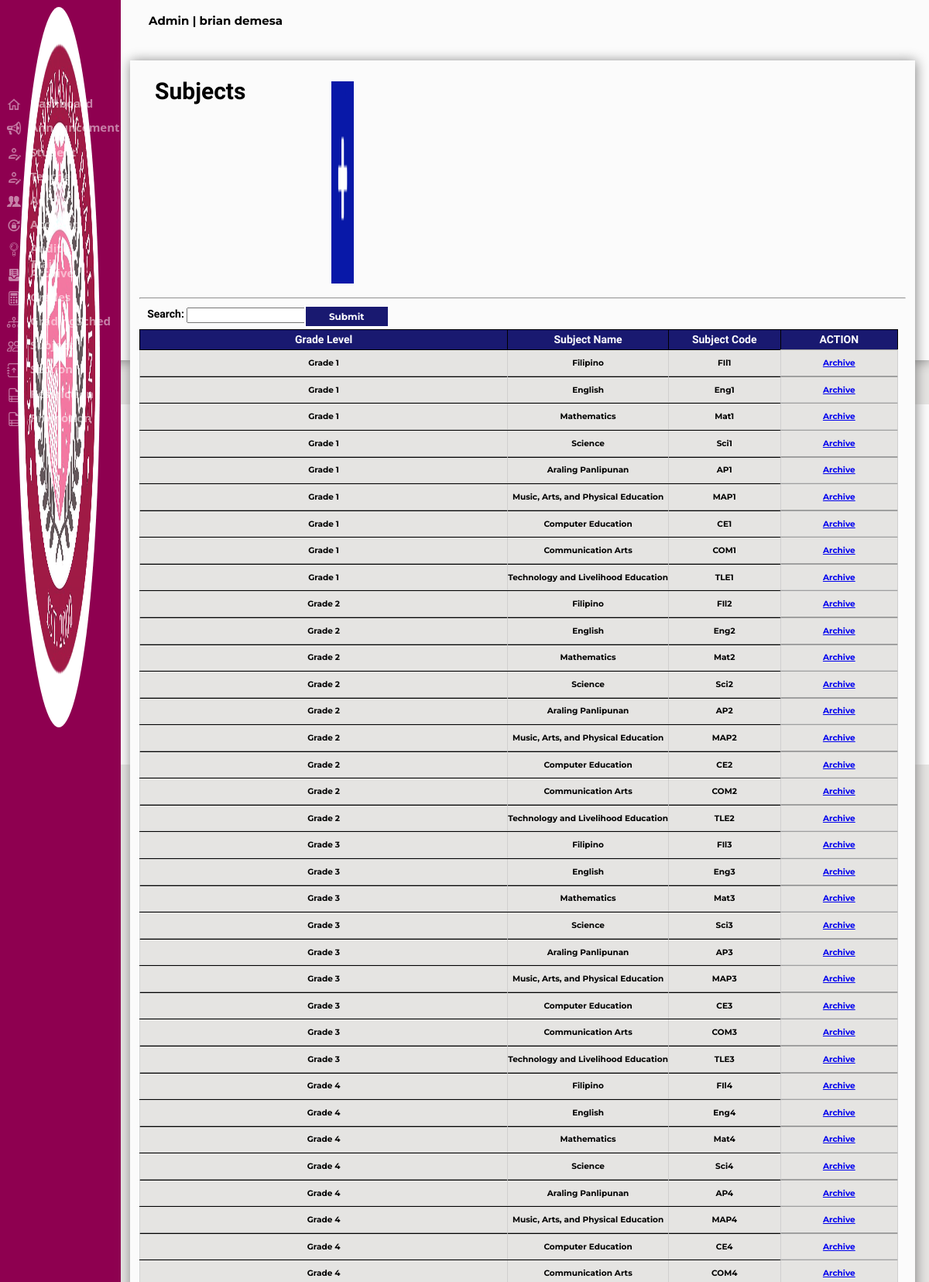
Page /Admin/subject.php (signed in, upper part) on the committed database.
### tables this page shows
CREATE TABLE `tbl_sepi_account` (
  `Acc_ID` int(11) NOT NULL AUTO_INCREMENT,
  `Admin_ID` varchar(20) NOT NULL,
  `Fname` varchar(30) NOT NULL,
  `mname` varchar(5) NOT NULL,
  `Lname` varchar(30) NOT NULL,
  `Username` varchar(30) NOT NULL,
  `EMAIL` varchar(50) NOT NULL,
  `Password` varchar(30) NOT NULL,
  `Gender` varchar(15) NOT NULL,
  `Address` varchar(50) NOT NULL,
  `Role` varchar(20) NOT NULL,
  `Hdate` date NOT NULL,
  PRIMARY KEY (`Acc_ID`)
);

CREATE TABLE `tbl_subject` (
  `ID` int(11) NOT NULL AUTO_INCREMENT,
  `Subject_code` varchar(255) NOT NULL,
  `Subject_name` varchar(255) NOT NULL,
  `Grade_level` varchar(255) NOT NULL,
  PRIMARY KEY (`ID`)
);

### Admin/subject.php (the view, shortened to what this page needs)
<?php	include "../sepi_connect.php";
if(!isset($_SESSION['loggedin']) || $_SESSION['loggedin'] !== true)
 {
	 header("refresh:0; ../Index.php");
	 exit;
 }else if(isset($_SESSION['Acc_ID']))
	{
		$userid = $_SESSION['Acc_ID'];
		$getrecord = mysqli_query($config,"SELECT * FROM tbl_sepi_account WHERE Acc_ID ='$userid'");
		while($rowedit = mysqli_fetch_assoc($getrecord))
		{
			$type = $rowedit['Role'];
			$name = $rowedit['Fname']." ".$rowedit['Lname'];
		}
	}
if(isset($_POST['search'])){
$search = $_POST['search'];
if ($search != NULL){
	$sql = "SELECT * FROM `tbl_subject` WHERE `ID` LIKE '%$search%' OR `Subject_code` LIKE '%$search%' OR `Subject_name` LIKE '%$search%' OR `Grade_level` LIKE '%$search%'";
}else{
$sql = "Select * from tbl_subject";
}
}else{
$sql = "Select * from tbl_subject";
}
?>
<html>
<head>
</head>
<link rel="stylesheet" href="../Css/sepi.css">
<body style="background-color:#E5E4E2">
<div class="header">
<form method="POST"action="logout.php" >
<p class="displayname"><?php echo "$type" ?> | <?php echo "$name" ?></p>
</form>
</div>
			<div class="footer">
				<h6 id="footer">© 2022 SEPI Login Form. All Rights Reserved | Designed by Excel-erator</h6>
			</div>
<form method=POST action="subject.php">
		<?php
		include_once('SideNav.php');
		?>
<div class="announcementdiv">
				<h1 id="announcemetfont">Subjects</h1>
				<a href="subjectadd.php" name="addannouncement"><img src="../Images/add_icon.png" class="addannouncementbtn"></a>
				<hr>
				<p class="searchannouncement">Search:</p>
				<input type=text name=search class="announcementtxt">
				<input type=submit name=sub class="announcementbtn">
<?php
include "../sepi_connect.php";
$result = $config -> query($sql);
if($result -> num_rows > 0){
	echo"<div class=announcementtbl style=overflow:auto;>";
	echo"<table class=announcementtbl1>";
	echo "<tr>";
echo "<th Class=announcementheader>Grade Level";
echo "<th Class=announcementheader1>Subject Name";
echo "<th Class=announcementheader2>Subject Code";
echo "<th Class=announcementheader1>ACTION";
while($row = $result -> fetch_assoc()){
echo "<tr>";
echo "<td class=announcementinfo rowspan=2>".$row['Grade_level'];
echo "<td class=announcementinfo rowspan=2>".$row['Subject_name'];
echo "<td class=announcementinfo rowspan=2>".$row['Subject_code'];
echo "<tr>";
echo "<td class=announcementinfo> <a href='deleteannounce.php?ID=".$row['ID']."'> Archive </a>";
echo"<tr>";
echo "<td class=announcementinfo1 colspan=4>";
}
}else{
echo "No Announcement Display";
}
?>
</div>
</body>
</html>

### rows in the picture
tbl_sepi_account: Role "Admin", name "brian demesa"
tbl_subject: Grade_level "Grade 1", Subject_name "Filipino", Subject_code "FIl1"
tbl_subject: Grade_level "Grade 1", Subject_name "English", Subject_code "Eng1"
tbl_subject: Grade_level "Grade 1", Subject_name "Mathematics", Subject_code "Mat1"
tbl_subject: Grade_level "Grade 1", Subject_name "Science", Subject_code "Sci1"
tbl_subject: Grade_level "Grade 1", Subject_name "Araling Panlipunan", Subject_code "AP1"
tbl_subject: Grade_level "Grade 1", Subject_name "Music, Arts, and Physical Education", Subject_code "MAP1"
tbl_subject: Grade_level "Grade 1", Subject_name "Computer Education", Subject_code "CE1"
tbl_subject: Grade_level "Grade 1", Subject_name "Communication Arts", Subject_code "COM1"
tbl_subject: Grade_level "Grade 1", Subject_name "Technology and Livelihood Education", Subject_code "TLE1"
tbl_subject: Grade_level "Grade 2", Subject_name "Filipino", Subject_code "FIl2"
tbl_subject: Grade_level "Grade 2", Subject_name "English", Subject_code "Eng2"
tbl_subject: Grade_level "Grade 2", Subject_name "Mathematics", Subject_code "Mat2"
tbl_subject: Grade_level "Grade 2", Subject_name "Science", Subject_code "Sci2"
tbl_subject: Grade_level "Grade 2", Subject_name "Araling Panlipunan", Subject_code "AP2"
tbl_subject: Grade_level "Grade 2", Subject_name "Music, Arts, and Physical Education", Subject_code "MAP2"
tbl_subject: Grade_level "Grade 2", Subject_name "Computer Education", Subject_code "CE2"
tbl_subject: Grade_level "Grade 2", Subject_name "Communication Arts", Subject_code "COM2"
tbl_subject: Grade_level "Grade 2", Subject_name "Technology and Livelihood Education", Subject_code "TLE2"
tbl_subject: Grade_level "Grade 3", Subject_name "Filipino", Subject_code "FIl3"
tbl_subject: Grade_level "Grade 3", Subject_name "English", Subject_code "Eng3"
tbl_subject: Grade_level "Grade 3", Subject_name "Mathematics", Subject_code "Mat3"
tbl_subject: Grade_level "Grade 3", Subject_name "Science", Subject_code "Sci3"
tbl_subject: Grade_level "Grade 3", Subject_name "Araling Panlipunan", Subject_code "AP3"
tbl_subject: Grade_level "Grade 3", Subject_name "Music, Arts, and Physical Education", Subject_code "MAP3"
tbl_subject: Grade_level "Grade 3", Subject_name "Computer Education", Subject_code "CE3"
tbl_subject: Grade_level "Grade 3", Subject_name "Communication Arts", Subject_code "COM3"
tbl_subject: Grade_level "Grade 3", Subject_name "Technology and Livelihood Education", Subject_code "TLE3"
tbl_subject: Grade_level "Grade 4", Subject_name "Filipino", Subject_code "FIl4"
tbl_subject: Grade_level "Grade 4", Subject_name "English", Subject_code "Eng4"
tbl_subject: Grade_level "Grade 4", Subject_name "Mathematics", Subject_code "Mat4"
tbl_subject: Grade_level "Grade 4", Subject_name "Science", Subject_code "Sci4"
tbl_subject: Grade_level "Grade 4", Subject_name "Araling Panlipunan", Subject_code "AP4"
tbl_subject: Grade_level "Grade 4", Subject_name "Music, Arts, and Physical Education", Subject_code "MAP4"
tbl_subject: Grade_level "Grade 4", Subject_name "Computer Education", Subject_code "CE4"
tbl_subject: Grade_level "Grade 4", Subject_name "Communication Arts", Subject_code "COM4"
